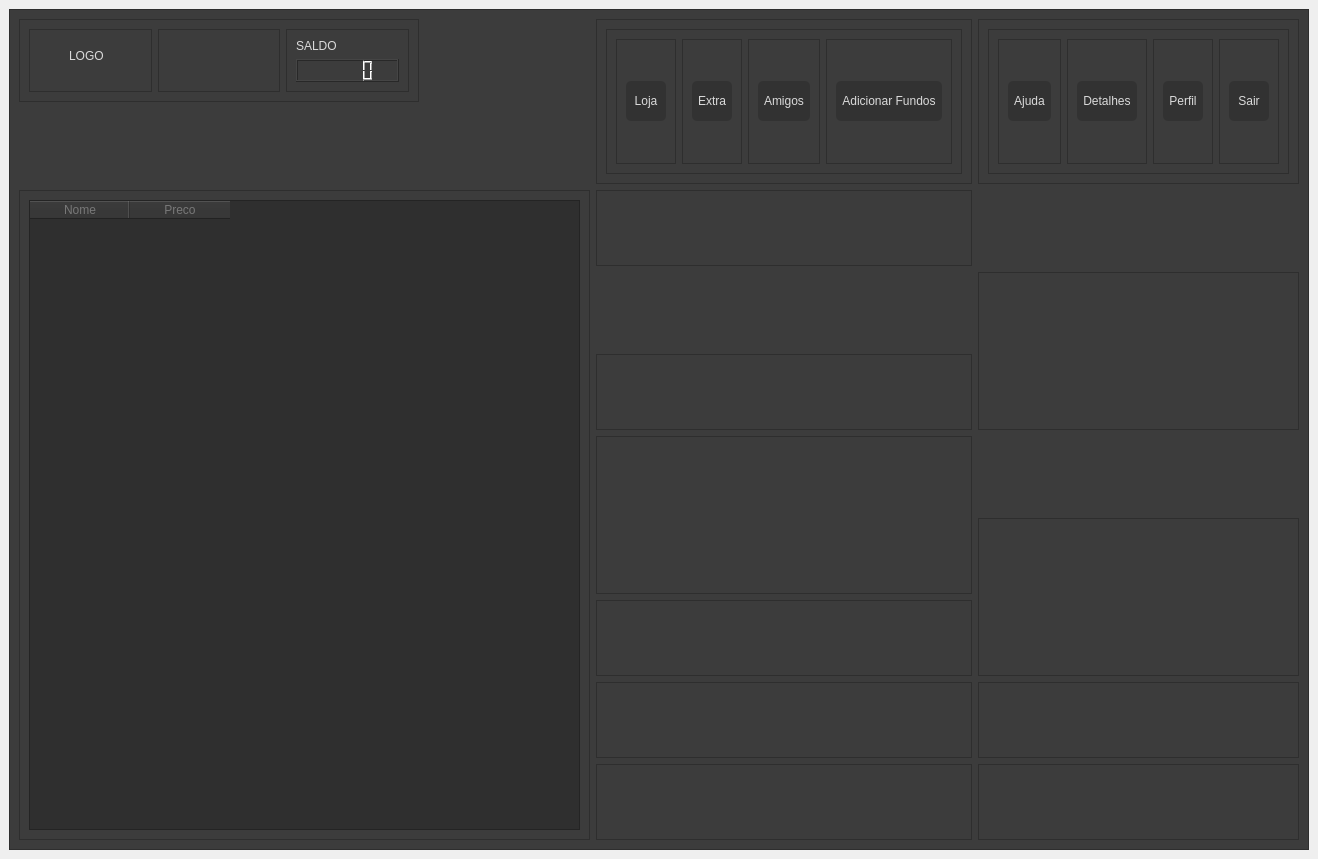
<?xml version="1.0" encoding="UTF-8"?>
<ui version="4.0">
 <class>Tela_Principal</class>
 <widget class="QMainWindow" name="Tela_Principal">
  <property name="geometry">
   <rect>
    <x>0</x>
    <y>0</y>
    <width>1318</width>
    <height>859</height>
   </rect>
  </property>
  <property name="windowTitle">
   <string>Jogue Agora</string>
  </property>
  <widget class="QWidget" name="centralwidget">
   <layout class="QVBoxLayout" name="verticalLayout">
    <item>
     <widget class="QFrame" name="frame">
      <property name="minimumSize">
       <size>
        <width>1300</width>
        <height>800</height>
       </size>
      </property>
      <property name="styleSheet">
       <string notr="true">font: 12pt &quot;MS Shell Dlg 2&quot;;
color: rgb(218, 218, 218);
background-color: rgb(60, 60, 60);</string>
      </property>
      <property name="frameShape">
       <enum>QFrame::StyledPanel</enum>
      </property>
      <property name="frameShadow">
       <enum>QFrame::Raised</enum>
      </property>
      <layout class="QGridLayout" name="gridLayout">
       <item row="5" column="1" rowspan="2">
        <widget class="QFrame" name="frame_11">
         <property name="frameShape">
          <enum>QFrame::StyledPanel</enum>
         </property>
         <property name="frameShadow">
          <enum>QFrame::Raised</enum>
         </property>
        </widget>
       </item>
       <item row="3" column="2" rowspan="2">
        <widget class="QFrame" name="frame_16">
         <property name="frameShape">
          <enum>QFrame::StyledPanel</enum>
         </property>
         <property name="frameShadow">
          <enum>QFrame::Raised</enum>
         </property>
        </widget>
       </item>
       <item row="8" column="1">
        <widget class="QFrame" name="frame_9">
         <property name="frameShape">
          <enum>QFrame::StyledPanel</enum>
         </property>
         <property name="frameShadow">
          <enum>QFrame::Raised</enum>
         </property>
        </widget>
       </item>
       <item row="6" column="2" rowspan="2">
        <widget class="QFrame" name="frame_17">
         <property name="frameShape">
          <enum>QFrame::StyledPanel</enum>
         </property>
         <property name="frameShadow">
          <enum>QFrame::Raised</enum>
         </property>
        </widget>
       </item>
       <item row="0" column="0">
        <widget class="QFrame" name="frame_2">
         <property name="minimumSize">
          <size>
           <width>200</width>
           <height>30</height>
          </size>
         </property>
         <property name="maximumSize">
          <size>
           <width>400</width>
           <height>16777215</height>
          </size>
         </property>
         <property name="frameShape">
          <enum>QFrame::StyledPanel</enum>
         </property>
         <property name="frameShadow">
          <enum>QFrame::Raised</enum>
         </property>
         <layout class="QHBoxLayout" name="horizontalLayout_2">
          <item>
           <widget class="QFrame" name="frame_20">
            <property name="frameShape">
             <enum>QFrame::StyledPanel</enum>
            </property>
            <property name="frameShadow">
             <enum>QFrame::Raised</enum>
            </property>
            <widget class="QLabel" name="Logo">
             <property name="geometry">
              <rect>
               <x>40</x>
               <y>20</y>
               <width>47</width>
               <height>13</height>
              </rect>
             </property>
             <property name="text">
              <string>LOGO</string>
             </property>
            </widget>
           </widget>
          </item>
          <item>
           <widget class="QFrame" name="frame_21">
            <property name="frameShape">
             <enum>QFrame::StyledPanel</enum>
            </property>
            <property name="frameShadow">
             <enum>QFrame::Raised</enum>
            </property>
           </widget>
          </item>
          <item>
           <widget class="QFrame" name="frame_22">
            <property name="styleSheet">
             <string notr="true">QPushButton {
    font: 12pt &quot;MS Shell Dlg 2&quot;;
    color: rgb(218, 218, 218);
    background-color: rgb(60, 60, 60);
    border-style: outset;
    border-width: 2px;
    border-color: beige;
    border-radius: 5px;
    padding: 6px;
}

QPushButton:hover {
    background-color: rgb(80, 80, 80); /* Cor de fundo quando o botão é destacado */
}

QPushButton:pressed {
    background-color: rgb(40, 40, 40); /* Cor de fundo quando o botão é pressionado */
}
</string>
            </property>
            <property name="frameShape">
             <enum>QFrame::StyledPanel</enum>
            </property>
            <property name="frameShadow">
             <enum>QFrame::Raised</enum>
            </property>
            <layout class="QVBoxLayout" name="verticalLayout_11">
             <item>
              <widget class="QLabel" name="label">
               <property name="text">
                <string>SALDO</string>
               </property>
              </widget>
             </item>
             <item>
              <widget class="QLCDNumber" name="Saldo">
               <property name="styleSheet">
                <string notr="true">font: 75 8pt &quot;MS Shell Dlg 2&quot;;</string>
               </property>
              </widget>
             </item>
            </layout>
           </widget>
          </item>
         </layout>
        </widget>
       </item>
       <item row="7" column="1">
        <widget class="QFrame" name="frame_10">
         <property name="frameShape">
          <enum>QFrame::StyledPanel</enum>
         </property>
         <property name="frameShadow">
          <enum>QFrame::Raised</enum>
         </property>
        </widget>
       </item>
       <item row="9" column="2">
        <widget class="QFrame" name="frame_19">
         <property name="frameShape">
          <enum>QFrame::StyledPanel</enum>
         </property>
         <property name="frameShadow">
          <enum>QFrame::Raised</enum>
         </property>
        </widget>
       </item>
       <item row="4" column="1">
        <widget class="QFrame" name="frame_12">
         <property name="frameShape">
          <enum>QFrame::StyledPanel</enum>
         </property>
         <property name="frameShadow">
          <enum>QFrame::Raised</enum>
         </property>
        </widget>
       </item>
       <item row="8" column="2">
        <widget class="QFrame" name="frame_18">
         <property name="frameShape">
          <enum>QFrame::StyledPanel</enum>
         </property>
         <property name="frameShadow">
          <enum>QFrame::Raised</enum>
         </property>
        </widget>
       </item>
       <item row="9" column="1">
        <widget class="QFrame" name="frame_8">
         <property name="frameShape">
          <enum>QFrame::StyledPanel</enum>
         </property>
         <property name="frameShadow">
          <enum>QFrame::Raised</enum>
         </property>
        </widget>
       </item>
       <item row="0" column="2" rowspan="2">
        <widget class="QFrame" name="frame_15">
         <property name="minimumSize">
          <size>
           <width>0</width>
           <height>20</height>
          </size>
         </property>
         <property name="frameShape">
          <enum>QFrame::StyledPanel</enum>
         </property>
         <property name="frameShadow">
          <enum>QFrame::Raised</enum>
         </property>
         <layout class="QHBoxLayout" name="horizontalLayout">
          <item>
           <widget class="QFrame" name="frame_23">
            <property name="styleSheet">
             <string notr="true"/>
            </property>
            <property name="frameShape">
             <enum>QFrame::StyledPanel</enum>
            </property>
            <property name="frameShadow">
             <enum>QFrame::Raised</enum>
            </property>
            <layout class="QHBoxLayout" name="horizontalLayout_3">
             <item>
              <widget class="QFrame" name="frame_25">
               <property name="styleSheet">
                <string notr="true"/>
               </property>
               <property name="frameShape">
                <enum>QFrame::StyledPanel</enum>
               </property>
               <property name="frameShadow">
                <enum>QFrame::Raised</enum>
               </property>
               <layout class="QVBoxLayout" name="verticalLayout_5">
                <item>
                 <widget class="QPushButton" name="Ajuda">
                  <property name="minimumSize">
                   <size>
                    <width>40</width>
                    <height>40</height>
                   </size>
                  </property>
                  <property name="styleSheet">
                   <string notr="true">QPushButton {
    font: 15pt &quot;MS Shell Dlg 2&quot;;
    color: rgb(218, 218, 218);
    background-color: rgb(50, 50, 50);
    border-style: outset;
    border-width: 0px;
    border-color: beige;
    border-radius: 5px;
    padding: 6px;
}

QPushButton:hover {
    background-color: rgb(88, 88, 88); /* Cor de fundo quando o botão é destacado */
}

QPushButton:pressed {
    background-color: rgb(40, 40, 40); /* Cor de fundo quando o botão é pressionado */
}
</string>
                  </property>
                  <property name="text">
                   <string>Ajuda</string>
                  </property>
                 </widget>
                </item>
               </layout>
              </widget>
             </item>
             <item>
              <widget class="QFrame" name="frame_26">
               <property name="styleSheet">
                <string notr="true"/>
               </property>
               <property name="frameShape">
                <enum>QFrame::StyledPanel</enum>
               </property>
               <property name="frameShadow">
                <enum>QFrame::Raised</enum>
               </property>
               <layout class="QVBoxLayout" name="verticalLayout_4">
                <item>
                 <widget class="QPushButton" name="Detalhes">
                  <property name="minimumSize">
                   <size>
                    <width>40</width>
                    <height>40</height>
                   </size>
                  </property>
                  <property name="styleSheet">
                   <string notr="true">QPushButton {
    font: 15pt &quot;MS Shell Dlg 2&quot;;
    color: rgb(218, 218, 218);
    background-color: rgb(50, 50, 50);
    border-style: outset;
    border-width: 0px;
    border-color: beige;
    border-radius: 5px;
    padding: 6px;
}

QPushButton:hover {
    background-color: rgb(88, 88, 88); /* Cor de fundo quando o botão é destacado */
}

QPushButton:pressed {
    background-color: rgb(40, 40, 40); /* Cor de fundo quando o botão é pressionado */
}
</string>
                  </property>
                  <property name="text">
                   <string>Detalhes</string>
                  </property>
                 </widget>
                </item>
               </layout>
              </widget>
             </item>
             <item>
              <widget class="QFrame" name="frame_24">
               <property name="styleSheet">
                <string notr="true"/>
               </property>
               <property name="frameShape">
                <enum>QFrame::StyledPanel</enum>
               </property>
               <property name="frameShadow">
                <enum>QFrame::Raised</enum>
               </property>
               <layout class="QVBoxLayout" name="verticalLayout_3">
                <item>
                 <widget class="QPushButton" name="Perfil_usuario">
                  <property name="minimumSize">
                   <size>
                    <width>40</width>
                    <height>40</height>
                   </size>
                  </property>
                  <property name="styleSheet">
                   <string notr="true">QPushButton {
    font: 15pt &quot;MS Shell Dlg 2&quot;;
    color: rgb(218, 218, 218);
    background-color: rgb(50, 50, 50);
    border-style: outset;
    border-width: 0px;
    border-color: beige;
    border-radius: 5px;
    padding: 6px;
}

QPushButton:hover {
    background-color: rgb(88, 88, 88); /* Cor de fundo quando o botão é destacado */
}

QPushButton:pressed {
    background-color: rgb(40, 40, 40); /* Cor de fundo quando o botão é pressionado */
}
</string>
                  </property>
                  <property name="text">
                   <string>Perfil</string>
                  </property>
                 </widget>
                </item>
               </layout>
              </widget>
             </item>
             <item>
              <widget class="QFrame" name="frame_27">
               <property name="styleSheet">
                <string notr="true"/>
               </property>
               <property name="frameShape">
                <enum>QFrame::StyledPanel</enum>
               </property>
               <property name="frameShadow">
                <enum>QFrame::Raised</enum>
               </property>
               <layout class="QVBoxLayout" name="verticalLayout_2">
                <item>
                 <widget class="QPushButton" name="Sair">
                  <property name="minimumSize">
                   <size>
                    <width>40</width>
                    <height>40</height>
                   </size>
                  </property>
                  <property name="styleSheet">
                   <string notr="true">QPushButton {
    font: 15pt &quot;MS Shell Dlg 2&quot;;
    color: rgb(218, 218, 218);
    background-color: rgb(50, 50, 50);
    border-style: outset;
    border-width: 0px;
    border-color: beige;
    border-radius: 5px;
    padding: 6px;
}

QPushButton:hover {
    background-color: rgb(88, 88, 88); /* Cor de fundo quando o botão é destacado */
}

QPushButton:pressed {
    background-color: rgb(40, 40, 40); /* Cor de fundo quando o botão é pressionado */
}
</string>
                  </property>
                  <property name="text">
                   <string>Sair</string>
                  </property>
                 </widget>
                </item>
               </layout>
              </widget>
             </item>
            </layout>
           </widget>
          </item>
         </layout>
        </widget>
       </item>
       <item row="2" column="1">
        <widget class="QFrame" name="frame_13">
         <property name="frameShape">
          <enum>QFrame::StyledPanel</enum>
         </property>
         <property name="frameShadow">
          <enum>QFrame::Raised</enum>
         </property>
        </widget>
       </item>
       <item row="0" column="1" rowspan="2">
        <widget class="QFrame" name="frame_14">
         <property name="frameShape">
          <enum>QFrame::StyledPanel</enum>
         </property>
         <property name="frameShadow">
          <enum>QFrame::Raised</enum>
         </property>
         <layout class="QVBoxLayout" name="verticalLayout_10">
          <item>
           <widget class="QFrame" name="frame_28">
            <property name="frameShape">
             <enum>QFrame::StyledPanel</enum>
            </property>
            <property name="frameShadow">
             <enum>QFrame::Raised</enum>
            </property>
            <layout class="QHBoxLayout" name="horizontalLayout_4">
             <item>
              <widget class="QFrame" name="frame_29">
               <property name="styleSheet">
                <string notr="true"/>
               </property>
               <property name="frameShape">
                <enum>QFrame::StyledPanel</enum>
               </property>
               <property name="frameShadow">
                <enum>QFrame::Raised</enum>
               </property>
               <layout class="QVBoxLayout" name="verticalLayout_6">
                <item>
                 <widget class="QPushButton" name="Redireciona_loja">
                  <property name="minimumSize">
                   <size>
                    <width>40</width>
                    <height>40</height>
                   </size>
                  </property>
                  <property name="styleSheet">
                   <string notr="true">QPushButton {
    font: 15pt &quot;MS Shell Dlg 2&quot;;
    color: rgb(218, 218, 218);
    background-color: rgb(50, 50, 50);
    border-style: outset;
    border-width: 0px;
    border-color: beige;
    border-radius: 5px;
    padding: 6px;
}

QPushButton:hover {
    background-color: rgb(88, 88, 88); /* Cor de fundo quando o botão é destacado */
}

QPushButton:pressed {
    background-color: rgb(40, 40, 40); /* Cor de fundo quando o botão é pressionado */
}
</string>
                  </property>
                  <property name="text">
                   <string>Loja</string>
                  </property>
                 </widget>
                </item>
               </layout>
              </widget>
             </item>
             <item>
              <widget class="QFrame" name="frame_30">
               <property name="styleSheet">
                <string notr="true"/>
               </property>
               <property name="frameShape">
                <enum>QFrame::StyledPanel</enum>
               </property>
               <property name="frameShadow">
                <enum>QFrame::Raised</enum>
               </property>
               <layout class="QVBoxLayout" name="verticalLayout_7">
                <item>
                 <widget class="QPushButton" name="extra">
                  <property name="minimumSize">
                   <size>
                    <width>40</width>
                    <height>40</height>
                   </size>
                  </property>
                  <property name="styleSheet">
                   <string notr="true">QPushButton {
    font: 15pt &quot;MS Shell Dlg 2&quot;;
    color: rgb(218, 218, 218);
    background-color: rgb(50, 50, 50);
    border-style: outset;
    border-width: 0px;
    border-color: beige;
    border-radius: 5px;
    padding: 6px;
}

QPushButton:hover {
    background-color: rgb(88, 88, 88); /* Cor de fundo quando o botão é destacado */
}

QPushButton:pressed {
    background-color: rgb(40, 40, 40); /* Cor de fundo quando o botão é pressionado */
}
</string>
                  </property>
                  <property name="text">
                   <string>Extra</string>
                  </property>
                 </widget>
                </item>
               </layout>
              </widget>
             </item>
             <item>
              <widget class="QFrame" name="frame_31">
               <property name="styleSheet">
                <string notr="true"/>
               </property>
               <property name="frameShape">
                <enum>QFrame::StyledPanel</enum>
               </property>
               <property name="frameShadow">
                <enum>QFrame::Raised</enum>
               </property>
               <layout class="QVBoxLayout" name="verticalLayout_8">
                <item>
                 <widget class="QPushButton" name="Abr_lista_amigos">
                  <property name="minimumSize">
                   <size>
                    <width>40</width>
                    <height>40</height>
                   </size>
                  </property>
                  <property name="styleSheet">
                   <string notr="true">QPushButton {
    font: 15pt &quot;MS Shell Dlg 2&quot;;
    color: rgb(218, 218, 218);
    background-color: rgb(50, 50, 50);
    border-style: outset;
    border-width: 0px;
    border-color: beige;
    border-radius: 5px;
    padding: 6px;
}

QPushButton:hover {
    background-color: rgb(88, 88, 88); /* Cor de fundo quando o botão é destacado */
}

QPushButton:pressed {
    background-color: rgb(40, 40, 40); /* Cor de fundo quando o botão é pressionado */
}
</string>
                  </property>
                  <property name="text">
                   <string>Amigos</string>
                  </property>
                 </widget>
                </item>
               </layout>
              </widget>
             </item>
             <item>
              <widget class="QFrame" name="frame_32">
               <property name="styleSheet">
                <string notr="true"/>
               </property>
               <property name="frameShape">
                <enum>QFrame::StyledPanel</enum>
               </property>
               <property name="frameShadow">
                <enum>QFrame::Raised</enum>
               </property>
               <layout class="QVBoxLayout" name="verticalLayout_9">
                <item>
                 <widget class="QPushButton" name="AdicionarFundos">
                  <property name="minimumSize">
                   <size>
                    <width>40</width>
                    <height>40</height>
                   </size>
                  </property>
                  <property name="styleSheet">
                   <string notr="true">QPushButton {
    font: 15pt &quot;MS Shell Dlg 2&quot;;
    color: rgb(218, 218, 218);
    background-color: rgb(50, 50, 50);
    border-style: outset;
    border-width: 0px;
    border-color: beige;
    border-radius: 5px;
    padding: 6px;
}

QPushButton:hover {
    background-color: rgb(88, 88, 88); /* Cor de fundo quando o botão é destacado */
}

QPushButton:pressed {
    background-color: rgb(40, 40, 40); /* Cor de fundo quando o botão é pressionado */
}
</string>
                  </property>
                  <property name="text">
                   <string>Adicionar Fundos</string>
                  </property>
                 </widget>
                </item>
               </layout>
              </widget>
             </item>
            </layout>
           </widget>
          </item>
         </layout>
        </widget>
       </item>
       <item row="2" column="0" rowspan="8">
        <widget class="QFrame" name="frame_3">
         <property name="styleSheet">
          <string notr="true">QPushButton {
    font: 12pt &quot;MS Shell Dlg 2&quot;;
    color: rgb(218, 218, 218);
    background-color: rgb(60, 50, 70);
    border-style: outset;
    border-width: 0px;
    border-color: beige;
    border-radius: 5px;
    padding: 6px;
}

QPushButton:hover {
    background-color: rgb(80, 80, 80); /* Cor de fundo quando o botão é destacado */
}

QPushButton:pressed {
    background-color: rgb(40, 40, 40); /* Cor de fundo quando o botão é pressionado */
}
</string>
         </property>
         <property name="frameShape">
          <enum>QFrame::StyledPanel</enum>
         </property>
         <property name="frameShadow">
          <enum>QFrame::Raised</enum>
         </property>
         <layout class="QVBoxLayout" name="verticalLayout_12">
          <item>
           <widget class="QTableWidget" name="tableWidget">
            <property name="maximumSize">
             <size>
              <width>600</width>
              <height>900</height>
             </size>
            </property>
            <property name="styleSheet">
             <string notr="true">color: rgb(120, 120, 120);
background-color: rgb(84, 84, 84);
background-color: rgb(47, 47, 47);</string>
            </property>
            <column>
             <property name="text">
              <string>Nome</string>
             </property>
            </column>
            <column>
             <property name="text">
              <string>Preco</string>
             </property>
            </column>
           </widget>
          </item>
         </layout>
        </widget>
       </item>
      </layout>
     </widget>
    </item>
   </layout>
  </widget>
 </widget>
 <tabstops>
  <tabstop>Redireciona_loja</tabstop>
  <tabstop>extra</tabstop>
  <tabstop>Abr_lista_amigos</tabstop>
  <tabstop>AdicionarFundos</tabstop>
  <tabstop>Ajuda</tabstop>
  <tabstop>Detalhes</tabstop>
  <tabstop>Perfil_usuario</tabstop>
  <tabstop>Sair</tabstop>
  <tabstop>tableWidget</tabstop>
 </tabstops>
 <resources/>
 <connections/>
</ui>
